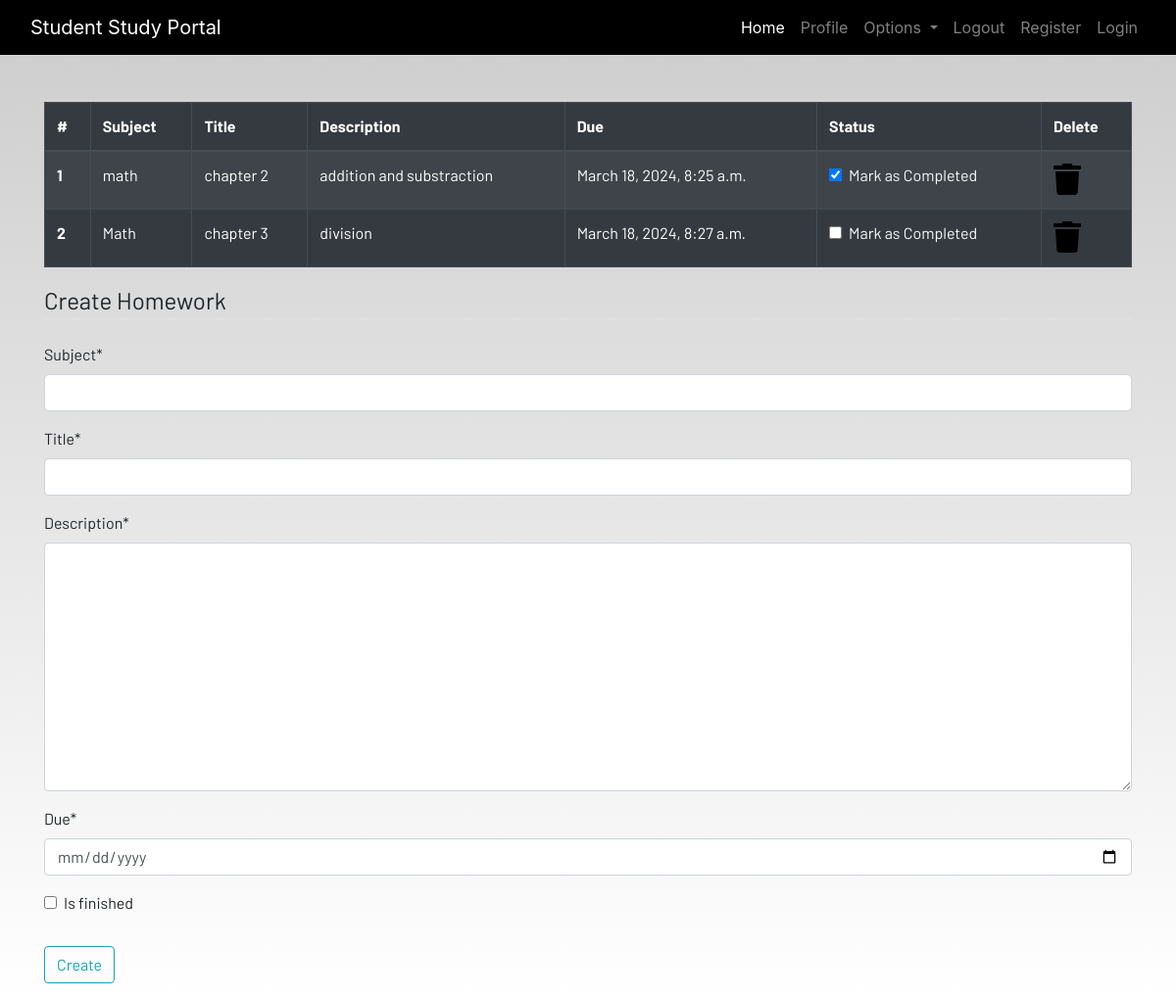
The app's page /homework (signed in), older data.
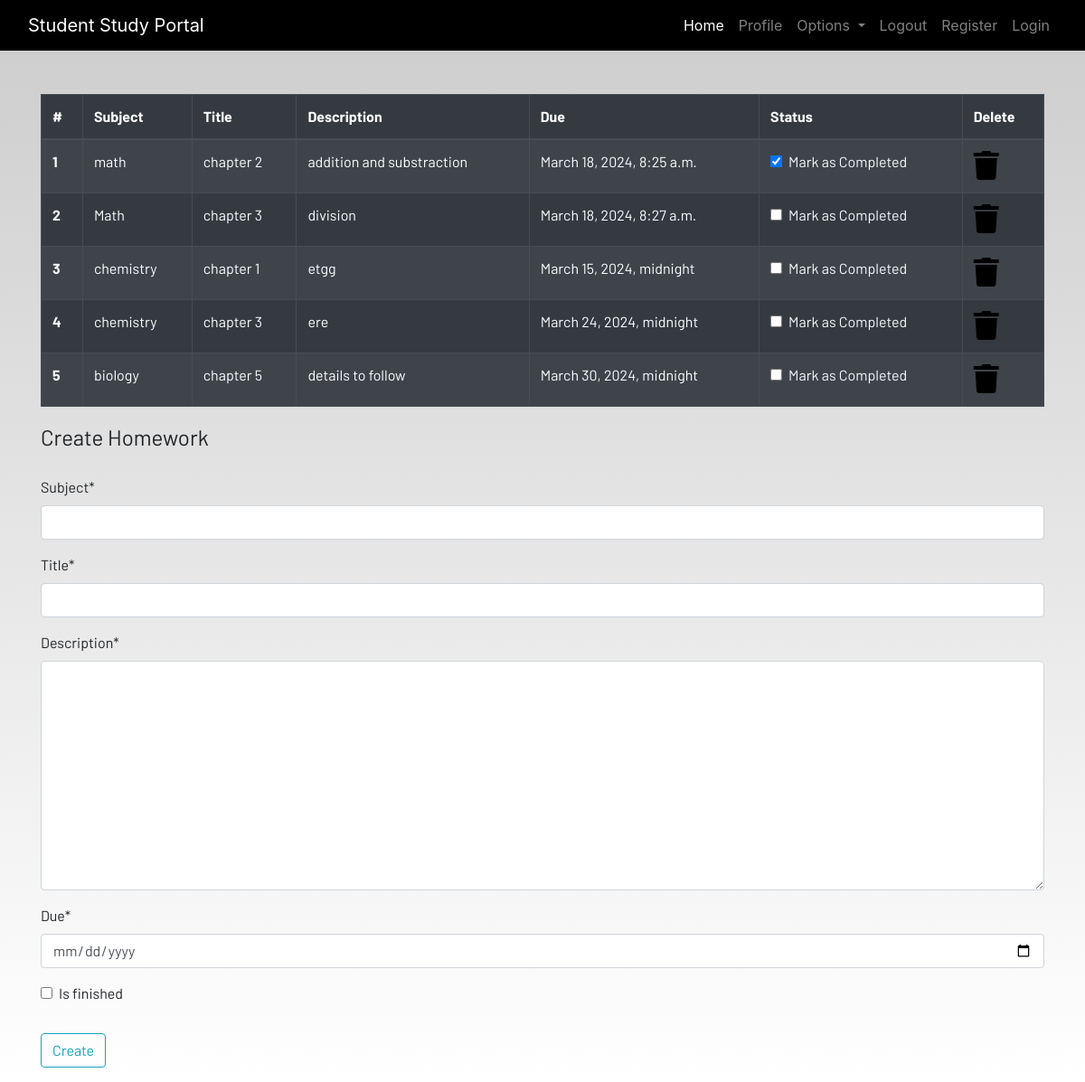
The same page, newer data.
### myApp/models.py (models this page shows, shortened)
class Homework(models.Model):
    user = models.ForeignKey(User, on_delete=models.CASCADE)
    subject = models.CharField(max_length=50)
    title = models.CharField(max_length=100)
    description = models.TextField()
    due = models.DateTimeField()
    is_finished = models.BooleanField(default=False)

### myApp/views.py (the view)
# urls.py: path('homework', views.homework, name='homework'),
def homework(request):
    if request.method == "POST":
        form = HomeworkForm(request.POST)
        if form.is_valid():
            try:
                finished = request.POST['is_finished']
                if finished == 'on':
                    finished = True
                else:
                    finished = False
            except:
                finished = False
            homeworks = Homework(
                user=request.user, subject=request.POST['subject'], title=request.POST['title'], description=request.POST['description'], due=request.POST['due'], is_finished=finished)
            homeworks.save()
            messages.success(
                request, f'Homework Added from {request.user.username}!')
    else:
        form = HomeworkForm()
    homeworks = Homework.objects.filter(user=request.user)
    if len(homeworks) == 0:
        homeworks_done = True
    else:
        homeworks_done = False
    homeworks = zip(homeworks, range(1, len(homeworks)+1))
    context = {'form': form, 'homeworks': homeworks,
               'homeworks_done': homeworks_done}
    return render(request, 'myApp/homework.html', context)

### myApp/forms.py
class HomeworkForm(forms.ModelForm):
    class Meta:
        model = Homework
        widgets = {'due': DateInput()}
        fields = ['subject', 'title', 'description', 'due', 'is_finished']

### myApp/templates/myApp/homework.html (shortened to what this page needs)
{% extends 'myApp/base.html' %} {% load static %}
{% load crispy_forms_tags%}
{% block content %}
<div class="container">
    {% if not homeworks_done %}
    <table class="table table-striped table-bordered table-hover table-dark">
        <thead>
            <tr>
                <th scope="col">#</th>
                <th scope="col">Subject</th>
                <th scope="col">Title</th>
                <th scope="col">Description</th>
                <th scope="col">Due</th>
                <th scope="col">Status</th>
                <th scope="col">Delete</th>
            </tr>
        </thead>
        <tbody>
            <tr>
                {% for homework,serial in homeworks %}
                <th scope="row">{{serial}}</th>
                <td>{{homework.subject}}</td>
                <td>{{homework.title}}</td>
                <td>{{homework.description}}</td>
                <td>{{homework.due}}</td>
                <td>
                    <a href="{% url 'update-homework' homework.id %}">
                        <div class="form-check">
                            {%if homework.is_finished == True%}
                            <input class="form-check-input" type="checkbox" value="" checked id={{todo.id}}>
                            {%else%}
                            <input class="form-check-input" type="checkbox" value="" id={{todo.id}}>
                            {%endif%}
                            <label class="form-check-label text-light" for="flexCheckDefault">
                                Mark as Completed
                            </label>
                        </div>
                    </a>
                </td>
                <td><a href="{% url 'delete-homework' homework.id%}"><i class="fa fa-trash fa-2x"></i></a></td>
            </tr>
            {%endfor%}
        </tbody>
    </table>
    {% else %}
    <h4>All homeworks are completed!! Create to have more!!</h4>
    {%endif%}
</div>
<div class=" container">
    <form method="POST">
        <fieldset class="form-group">
            <legend class="border-bottom mb-4">Create Homework</legend>
            {{ form|crispy }}
        </fieldset>
        <div class="form-group">
            <button href="" class="btn btn-outline-info" type="submit">
                Create
            </button>
        </div>
    </form>
</div>
{% endblock content %}

### myApp/templates/myApp/base.html (shortened to what this page needs)
<!DOCTYPE html>
{% load static %}
<html lang="en">
<head>
  <link rel="stylesheet" href="https://stackpath.bootstrapcdn.com/bootstrap/4.3.1/css/bootstrap.min.css"
 />
  <link rel="stylesheet" href="https://use.fontawesome.com/releases/v5.7.2/css/all.css"
 />
  <link rel="stylesheet" href="{% static 'css/main.css' %}" />
  <link rel="stylesheet" type="text/css" href="{% static 'css/main.css' %}">
</head>
<body>
  <header>
    <nav class="navbar navbar-expand-lg navbar-dark bg-dark">
      <div class="container-fluid">
        <a class="navbar-brand" href="#">Student Study Portal</a>
        <div class="collapse navbar-collapse justify-content-end" id="navbarSupportedContent">
          <ul class="navbar-nav mb-2 mb-lg-0">
            <li class="nav-item">
              <a class="nav-link active" aria-current="page" href="#">Home</a>
            </li>
            <li class="nav-item">
              <a class="nav-link" href="#">Profile</a>
            </li>
            <li class="nav-item dropdown">
              <a class="nav-link dropdown-toggle" href="#" id="navbarDropdown" role="button" data-toggle="dropdown"
                aria-haspopup="true" aria-expanded="false">
                Options
              </a>
            </li>
            <li class="nav-item">
              <a class="nav-link" href="#">Logout</a>
            </li>
            <li class="nav-item">
              <a class="nav-link" href="#">Register</a>
            </li>
            <li class="nav-item">
              <a class="nav-link" href="#">Login</a>
            </li>
          </ul>
        </div>
      </div>
    </nav>
  </header>
  <br /><br />
  <main>
    {% block content %}
    {% endblock content %}
  </main>
</body>
</html>

### static/css/main.css (style rules this page uses)
html { scroll-behavior: smooth; height: 100%; width: 100%; }
main { font-family: Barlow, Quicksand, Rubik, sans-serif, serif, 'Times New Roman', Times, serif !important; }
.navbar { background-color: rgb(0, 0, 0) !important; }
a { text-decoration: none !important; color: black; }
html, body { max-width: 100%; overflow-x: hidden; height: 100%; width: 100%; }
body { background: linear-gradient(rgba(0, 0, 0, 0.2), rgba(255, 255, 255, 0.5)); overflow-x: hidden; background-repeat: no-repeat; }
.fa { color: black; }

Row changes from the older to the newer data that the page shows:
added Homework: id "3", subject "chemistry", title "chapter 1", description "etgg", due "March 15, 2024, midnight"
added Homework: id "4", subject "chemistry", title "chapter 3", description "ere", due "March 24, 2024, midnight"
added Homework: id "5", subject "biology", title "chapter 5", description "details to follow", due "March 30, 2024, midnight"
